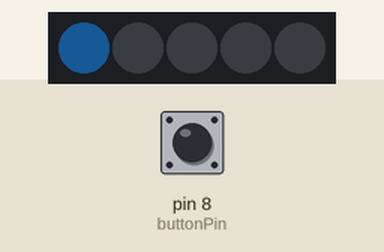
Simulated run of this program. Board: SparkFun Pro Micro, built with avr-gcc and run on an emulated ATmega32U4. On the bench: 5 RGB LEDs in strip order, left to right. The inputs (shaded band) are chosen by the test bench; at power-on: pin 8 (buttonPin) LOW. Dim RGB values are drawn brighter than linear; what the program prints to the serial monitor is not drawn.

Above: at 1.2 s.
1.3 s: pin 8 (buttonPin) pulled HIGH for 1 s
At 2.14 s:
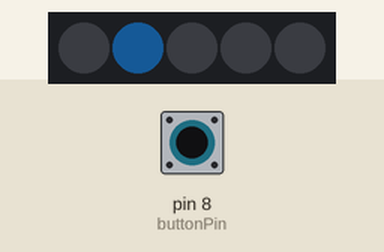
At 2.91 s:
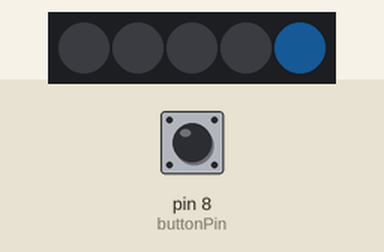
Timing chart, 0 to 3.1 s (numbered marks = the images above; inputs shaded):
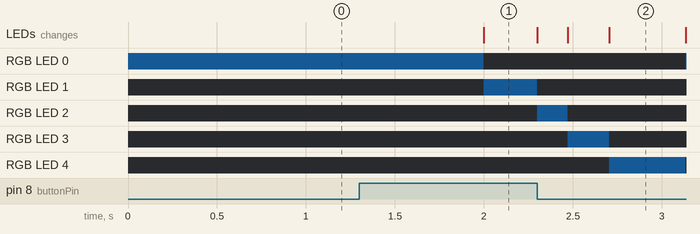

The program:

main.cpp
```cpp
#include <Arduino.h>
#include <APA102.h>

// Define button.
const uint8_t buttonPin = 8;

// Define the LED strip.
const uint8_t dataPin = 16;
const uint8_t clockPin = 15;
const uint16_t ledCount = 5;
APA102<dataPin, clockPin> ledStrip;

const float acceleration = 0.000009; // pixels per millisecond squared.
const float terminalVelocity = 0.07; // pixels per millisecond.

typedef struct State_struct (*ModeFn)(struct State_struct current_state,
                                      unsigned long current_time,
                                      uint8_t button_press);

typedef struct State_struct {
  float pos;                  // The current position of our bouncing blue light.
  float speed;                // The current speed of our bouncing blue light
  bool terminal;              // Has the bouncing blue light hit terminal velocity?
  unsigned long last_time;    // The last time update was called.
  unsigned long started_at;   // The time this mode started.
  ModeFn update;              // The current function used to update state.
} State;

State IdleMode(State current_state, unsigned long current_time, uint8_t button_press);
State AccelerateMode(State current_state, unsigned long current_time, uint8_t button_press);
State FrictionMode(State current_state, unsigned long current_time, uint8_t button_press);
State ExplodeMode(State current_state, unsigned long current_time, uint8_t button_press);

/** IdleMode manipulates our bouncing blue light when at rest.*/
State IdleMode(State current_state, unsigned long current_time, uint8_t button_press) {
  Serial.println("IdleMode");

  State new_state;
  new_state.pos = current_state.pos;
  new_state.speed = 0.0;
  new_state.terminal = false;
  new_state.last_time = current_time;

  if (button_press) {
    new_state.started_at = current_time;
    new_state.update = &AccelerateMode;
    return new_state;
  }

  new_state.update = current_state.update;
  return new_state;
}

State updatePosition(State current_state, unsigned long current_time, int direction) {
  unsigned long deltaT = current_time - current_state.last_time;

  State new_state;
  new_state.speed = current_state.speed + (direction * acceleration * deltaT);
  new_state.pos = (current_state.pos + current_state.speed + (0.5 * direction * acceleration * deltaT * deltaT));
  new_state.terminal = (new_state.speed > terminalVelocity);
  new_state.last_time = current_time;
  new_state.started_at = current_state.started_at;
  new_state.update = current_state.update;

  return new_state;
}

/** AccelerateMode defines how to speed up our bouncing blue light. */
State AccelerateMode(State current_state, unsigned long current_time, uint8_t button_press) {
  Serial.println("AccelerateMode");

  // Update state.
  State new_state = updatePosition(current_state, current_time, 1.0);

  Serial.print("Speed: ");
  Serial.println(new_state.speed);

  if (new_state.terminal) {
    new_state.started_at = current_time;
    new_state.update = &ExplodeMode;
    return new_state;
  }

  if (!button_press) {
    new_state.started_at = current_time;
    new_state.update = &FrictionMode;
    return new_state;
  }

  return new_state;
}

/** FictionMode describes how to slow the bouncing blue light when we encounter friction. */
State FrictionMode(State current_state, unsigned long current_time, uint8_t button_press) {
  Serial.println("FrictionMode");

  State new_state = updatePosition(current_state, current_time, -1.0);

  if (new_state.speed < 0.0) {
    new_state.started_at = current_time;
    new_state.update = &IdleMode;
    return new_state;
  }

  if (button_press) {
    new_state.started_at = current_time;
    new_state.update = &AccelerateMode;
    return new_state;
  }

  return new_state;
}

/** ExplodeMode augments our bouncing blue light when we hit a terminal velocity. */
State ExplodeMode(State current_state, unsigned long current_time, uint8_t button_press) {
  Serial.println("ExplodeMode");

  unsigned long deltaT = current_time - current_state.started_at;
  if (deltaT > 1500) {
    current_state.update = &IdleMode;
    return current_state;
  }

  return current_state;
}

State state;  // The current state of our Arduino/LED strip.

/** setup is exectued once before the loop is started. */
void setup() {
  Serial.begin(9600);

  pinMode(buttonPin, INPUT);

  // Initialise the default resting state.
  state.pos = 0;
  state.speed = 0.0;
  state.terminal = false;
  state.last_time = millis();
  state.started_at = millis();
  state.update = &IdleMode;
}

void render(State current_state) {
  // render.
  rgb_color colours[ledCount] = (rgb_color){0, 0, 0};
  if (state.terminal) {
    for (uint8_t i = 0; i < ledCount; i++) {
      colours[i] = (rgb_color){220, 127, 31};
    }
    ledStrip.write(colours, ledCount, 8);
  } else {
    colours[(uint8_t) (state.pos) %5] = (rgb_color){29, 106, 177};
    ledStrip.write(colours, ledCount, 4);
  }
}

/** loop iterates over and over again till the microcontroller is reset.*/
void loop() {
  unsigned long t = millis();
  state = state.update(state, t, digitalRead(buttonPin));
  render(state);
}
```

Measured:
- after the input at 1.3 s, RGB LED 0: RGB(3, 13, 22) → off after 0.70 s, → RGB(3, 13, 22) 1.1 s later; RGB LED 1: off → RGB(3, 13, 22) after 0.70 s, → off 0.30 s later
- what the display in image 2 shows lasts 0.4 s, from 2.7 s to 3.1 s
